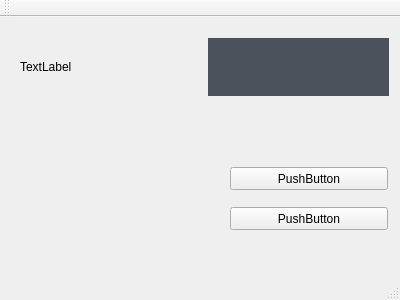
<?xml version="1.0" encoding="UTF-8"?>
<ui version="4.0">
 <class>MainWindow</class>
 <widget class="QMainWindow" name="MainWindow">
  <property name="geometry">
   <rect>
    <x>0</x>
    <y>0</y>
    <width>400</width>
    <height>300</height>
   </rect>
  </property>
  <property name="windowTitle">
   <string>MainWindow</string>
  </property>
  <widget class="QWidget" name="centralWidget">
   <widget class="QPushButton" name="pushButton_2">
    <property name="geometry">
     <rect>
      <x>230</x>
      <y>190</y>
      <width>158</width>
      <height>23</height>
     </rect>
    </property>
    <property name="text">
     <string>PushButton</string>
    </property>
   </widget>
   <widget class="QPushButton" name="pushButton">
    <property name="geometry">
     <rect>
      <x>230</x>
      <y>150</y>
      <width>158</width>
      <height>23</height>
     </rect>
    </property>
    <property name="text">
     <string>PushButton</string>
    </property>
   </widget>
   <widget class="QWidget" name="horizontalLayoutWidget_2">
    <property name="geometry">
     <rect>
      <x>9</x>
      <y>10</y>
      <width>391</width>
      <height>80</height>
     </rect>
    </property>
    <layout class="QHBoxLayout" name="horizontalLayout_2">
     <item>
      <widget class="QLabel" name="label">
       <property name="text">
        <string>TextLabel</string>
       </property>
      </widget>
     </item>
     <item>
      <layout class="QVBoxLayout" name="verticalLayout">
       <item>
        <widget class="QRectangle" name="rectangle1" native="true">
         <property name="styleSheet">
          <string notr="true">background-color: #4b525c</string>
         </property>
        </widget>
       </item>
      </layout>
     </item>
    </layout>
   </widget>
  </widget>
  <widget class="QMenuBar" name="menuBar">
   <property name="geometry">
    <rect>
     <x>0</x>
     <y>0</y>
     <width>400</width>
     <height>21</height>
    </rect>
   </property>
  </widget>
  <widget class="QToolBar" name="mainToolBar">
   <attribute name="toolBarArea">
    <enum>TopToolBarArea</enum>
   </attribute>
   <attribute name="toolBarBreak">
    <bool>false</bool>
   </attribute>
  </widget>
  <widget class="QStatusBar" name="statusBar"/>
 </widget>
 <layoutdefault spacing="6" margin="11"/>
 <customwidgets>
  <customwidget>
   <class>QRectangle</class>
   <extends>QWidget</extends>
   <header>qrect.h</header>
  </customwidget>
 </customwidgets>
 <resources/>
 <connections/>
</ui>
